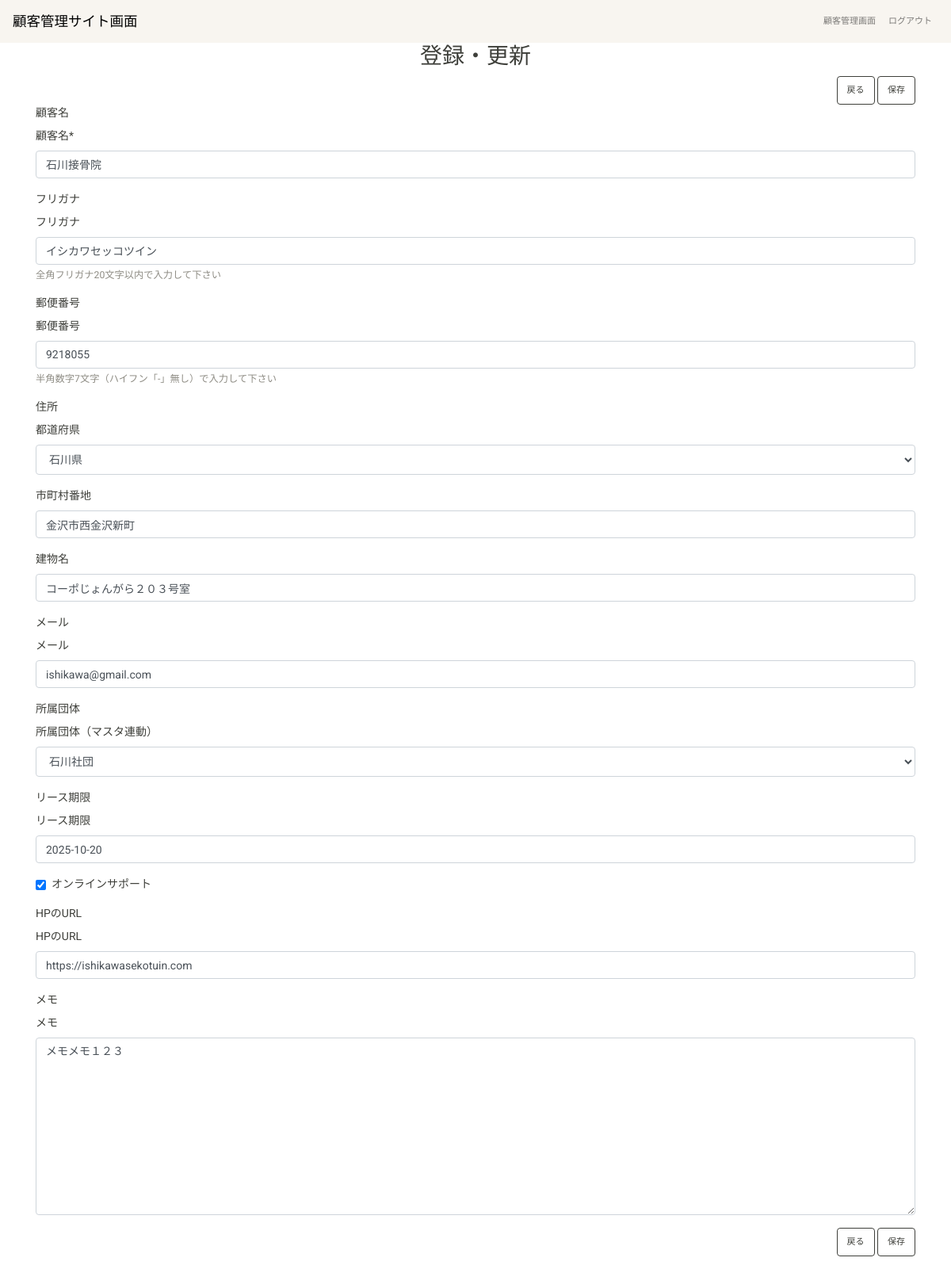
Screenshot of /top/update/11/ (signed in) with the database file from the repository.
### app/models.py (models this page shows, shortened)
class Item(models.Model):
    name = models.CharField(
        verbose_name='顧客名',
        max_length=20,
        blank=True,
        null=True,
    )
    name_furigana = models.CharField(
        verbose_name='フリガナ',
        max_length=20,
        blank=True,
        null=True,
        default='',
        validators=[validators.RegexValidator(
            regex=u'^[ァ-ヶ]+$',
            message='全角フリガナ20文字以内で入力して下さい',
        )]
    )
    postcode = models.CharField(
        verbose_name='郵便番号',
        max_length=7,
        blank=True,
        null=True,
        default='',
        validators=[validators.RegexValidator(
            regex=r'^[0-9]+$',
            message='半角数字7文字（ハイフン「-」無し）で入力して下さい',
        ),validators.MinLengthValidator(7)]
    )
    todofukenChoice = (
        (1, '北海道'),
        (2, '青森県'),
        (3, '岩手県'),
        (4, '宮城県'),
        (5, '秋田県'),
        (6, '山形県'),
        (7, '福島県'),
        (8, '茨城県'),
        (9, '栃木県'),
        (10, '群馬県'),
        (11, '埼玉県'),
        (12, '千葉県'),
        (13, '東京都'),
        (14, '神奈川県'),
        (15, '新潟県'),
        (16, '富山県'),
        (17, '石川県'),
        (18, '福井県'),
        (19, '山梨県'),
        (20, '長野県'),
        (21, '岐阜県'),
        (22, '静岡県'),
        (23, '愛知県'),
        (24, '三重県'),
        (25, '滋賀県'),
        (26, '京都府'),
        (27, '大阪府'),
        (28, '兵庫県'),
        (29, '奈良県'),
        (30, '和歌山県'),
        (31, '鳥取県'),
        (32, '島根県'),
        (33, '岡山県'),
        (34, '広島県'),
        (35, '山口県'),
        (36, '徳島県'),
        (37, '香川県'),
        (38, '愛媛県'),
        (39, '高知県'),
        (40, '福岡県'),
        (41, '佐賀県'),
        (42, '長崎県'),
        (43, '熊本県'),
        (44, '大分県'),
        (45, '宮崎県'),
        (46, '鹿児島県'),
        (47, '沖縄県 '),
    )
    address1 = models.IntegerField(
        verbose_name='都道府県',
        choices=todofukenChoice,
        blank=True,
        null=True,
    )
    address2 = models.CharField(
        verbose_name='市町村番地',
        max_length=40,
        blank=True,
        null=True,
    )
    address3 = models.CharField(
        verbose_name='建物名',
        max_length=40,
        blank=True,
        null=True,
    )
    email = models.EmailField(
        verbose_name='メール',
        max_length=100,
        blank=True,
        null=True,
    )
    Dantai = models.ForeignKey(
        Dantai,
        verbose_name='所属団体（マスタ連動）',
        blank=True,
        null=True,
        related_name='Dantai',
        on_delete=models.SET_NULL,
    )
    leaseDate = models.DateField(
        verbose_name='リース期限',
        blank=True,
        null=True,
    )
    onlineSupport = models.BooleanField(
        verbose_name='オンラインサポート',
    )
    hpUrl = models.URLField(
        verbose_name='HPのURL',
        max_length=100,
        blank=True,
        null=True,
    )
    memo = models.TextField(
        verbose_name='メモ',
        blank=True,
        null=True,
    )
    created_by = models.ForeignKey(
        User,
        verbose_name='作成者',
        blank=True,
        null=True,
        related_name='CreatedBy',
        on_delete=models.SET_NULL,
        editable=False,
    )
    created_at = models.DateTimeField(
        verbose_name='作成日時',
        blank=True,
        null=True,
        editable=False,
    )
    updated_by = models.ForeignKey(
        User,
        verbose_name='更新者',
        blank=True,
        null=True,
        related_name='UpdatedBy',
        on_delete=models.SET_NULL,
        editable=False,
    )
    updated_at = models.DateTimeField(
        verbose_name='更新日時',
        blank=True,
        null=True,
        editable=False,
    )
    class Meta:
        verbose_name = '顧客マスタ'
        verbose_name_plural = '顧客マスタ'

### app/views.py (the view, shortened to what this page needs)
# urls.py: path('update/<int:pk>/', ItemUpdateView.as_view(), name='update'),
class ItemUpdateView(LoginRequiredMixin, UpdateView):
    model = Item
    form_class = ItemForm
    success_url = reverse_lazy('index')

### app/models.py (called while the page is built)
    def __str__(self):
        return self.name

### app/templates/app/item_form.html (shortened to what this page needs)
{% extends "./_base.html" %}
{% load crispy_forms_tags %}
{% block content %}
    <div class="container">
        <div class="row">
            <div class="col-12">
                <h2 class="text-center">登録・更新</h2>
            </div>
        </div>
        <div class="row">
            <div class="col-12">
                <div class="float-right">
                    <a class="btn btn-outline-dark" href="{% url 'index' %}">戻る</a>
                    <a class="btn btn-outline-dark save" href="#">保存</a>
                </div>
            </div>
        </div>
        <div class="row">
            <div class="col-12">
                <form method="post" id="myform">
                    <label>顧客名</label>
                    {{ form.name | as_crispy_field }}
                    <label>フリガナ</label>
                    {{ form.name_furigana | as_crispy_field }}
                    <label>郵便番号</label>
                    {{ form.postcode | as_crispy_field }}
                    <label>住所</label>
                    {{ form.address1 | as_crispy_field }}
                    {{ form.address2 | as_crispy_field }}
                    {{ form.address3 | as_crispy_field }}
                    <label>メール</label>
                    {{ form.email | as_crispy_field }}
                    <label>所属団体</label>
                    {{ form.Dantai | as_crispy_field }}
                    <label>リース期限</label>
                    {{ form.leaseDate | as_crispy_field }}
                    {{ form.onlineSupport | as_crispy_field }}
                    <label>HPのURL</label>
                    {{ form.hpUrl | as_crispy_field }}
                    <label>メモ</label>
                    {{ form.memo | as_crispy_field }}
                </form>
            </div>
        </div>
        <div class="row">
            <div class="col-12">
                <div class="float-right mb-3">
                    <a class="btn btn-outline-dark" href="{% url 'index' %}">戻る</a>
                    <a class="btn btn-outline-dark save" href="#">保存</a>
                </div>
            </div>
        </div>
    </div>
{% endblock %}

### rows the page displays
Item: name "石川接骨院", name_furigana "イシカワセッコツイン", postcode "9218055", address1 "石川県", address2 "金沢市西金沢新町", address3 "コーポじょんがら２０３号室", email "ishikawa@gmail.com", Dantai "石川社団", leaseDate "2025-10-20", onlineSupport "☑", hpUrl "https://ishikawasekotuin.com", memo "メモメモ１２３"
